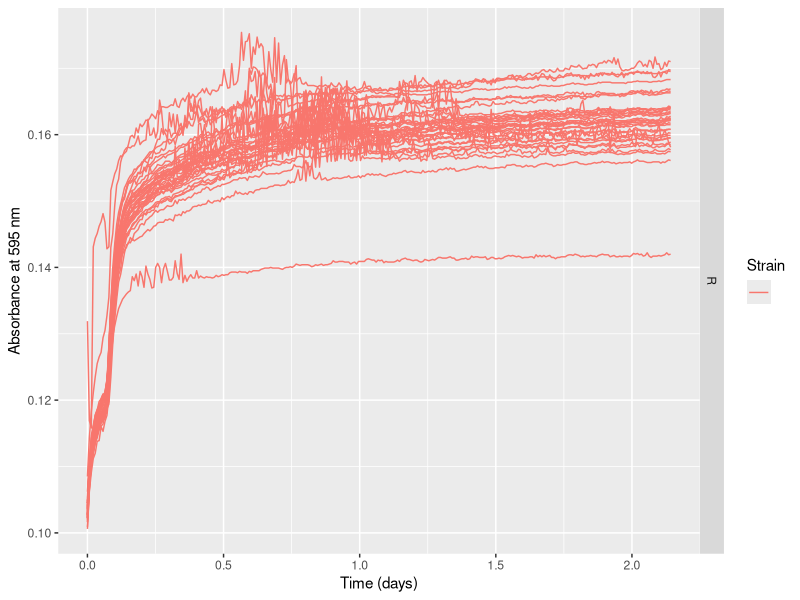
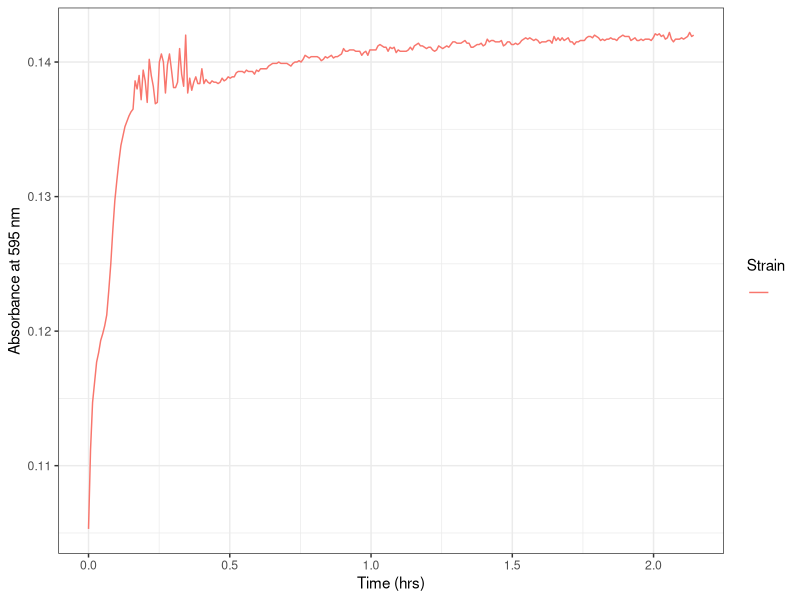
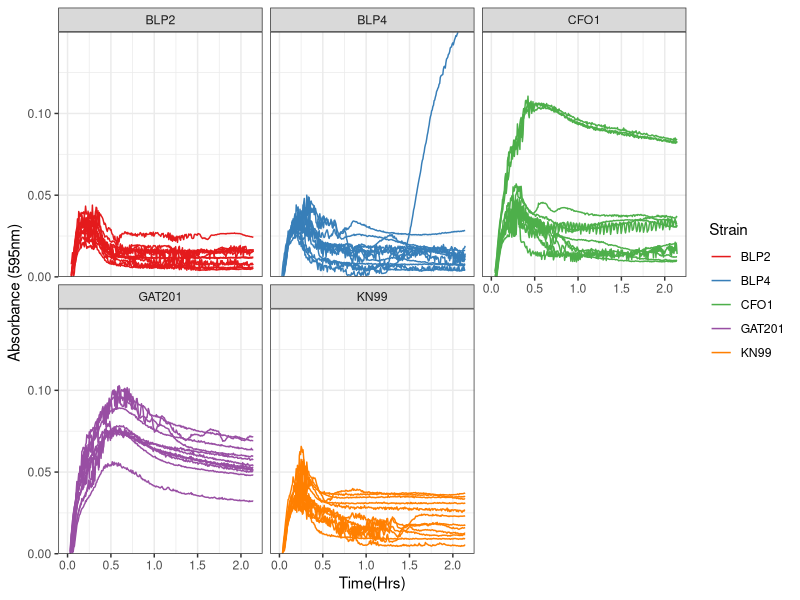
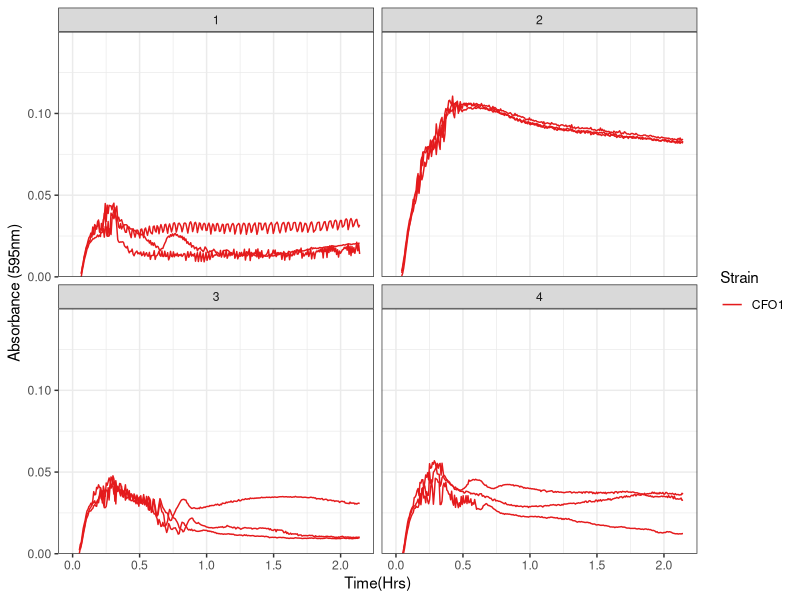
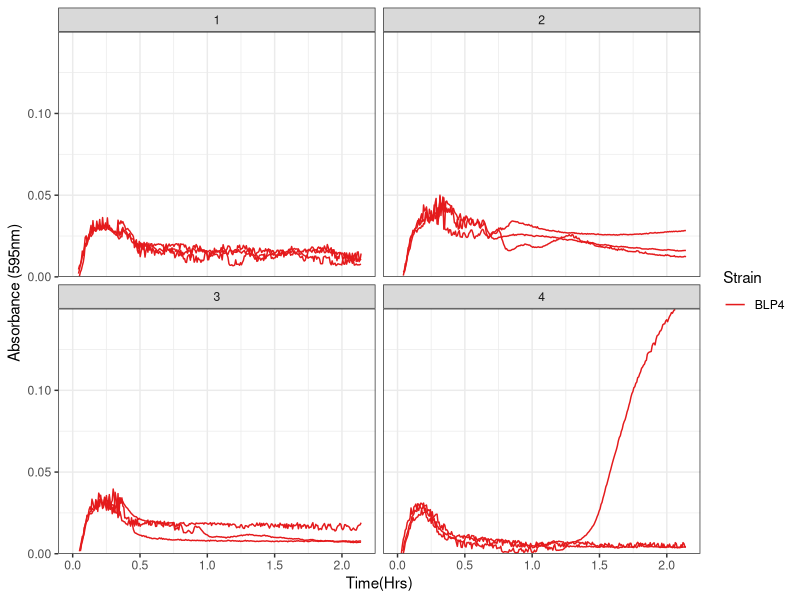
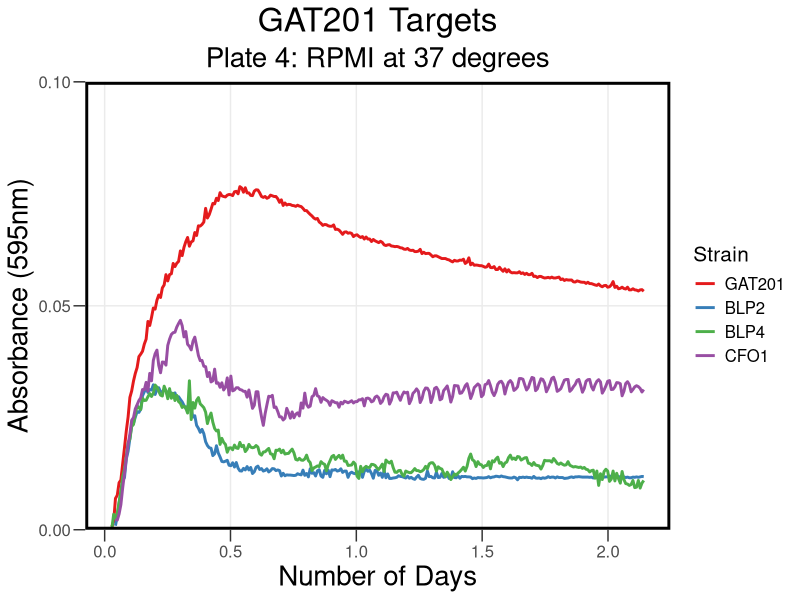
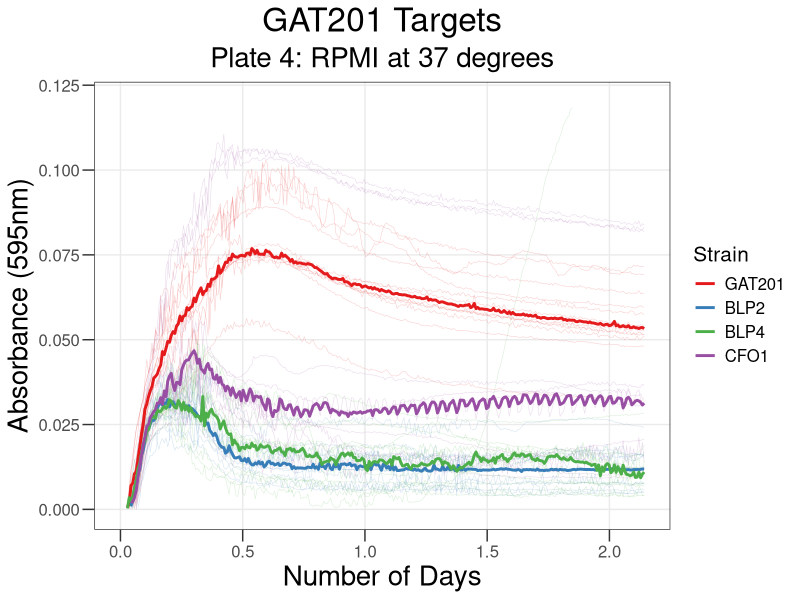
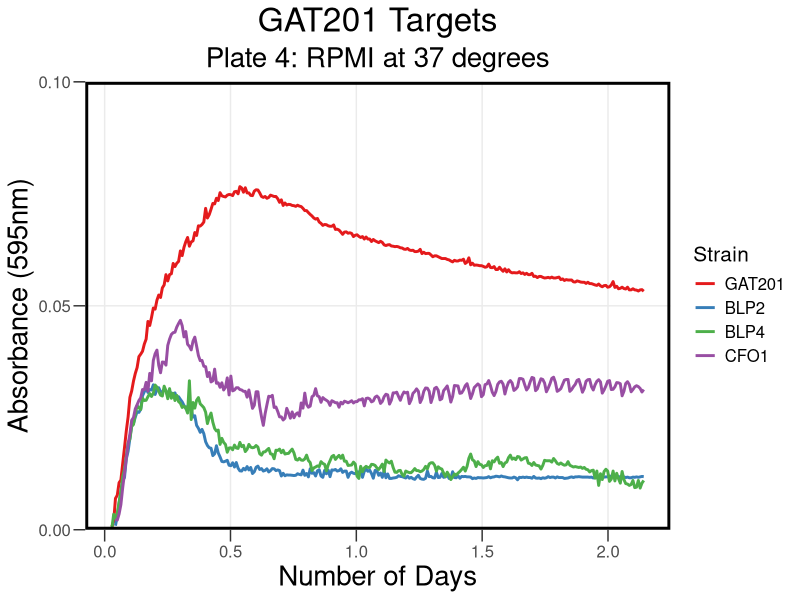

The R script that drew these images, in order:
## ---- chunk 1
knitr::opts_chunk$set(echo = TRUE , warning=FALSE, message=FALSE)
## ---- chunk 2

library("reshape2")
library(dplyr)
library(ggplot2)
library(tidyverse)
library(rmarkdown)
library(cowplot)
library(yaml)
library(knitr)
## ---- chunk 3

rawdata <- read.csv("../Input/20230321_RPMI_Gat201Targets_Plate4_csv.csv")

## ---- chunk 4

 rawdata_day<-mutate(rawdata, Time = Time/86400)

## ---- chunk 5

reshaped <- melt(rawdata_day, id=c("Time", "Temp"), 
                              variable.name="Well",
                              value.name="OD595")

summary(reshaped)
## ---- chunk 6

platemap <- read.csv("../Input/20230321_RPMI_Gat201Targets_Plate4_setup.csv")
head(platemap, n=50)


## ---- chunk 7

annotated <- inner_join(reshaped, platemap, by="Well")
 
## ---- chunk 8

ggplot(data=filter(annotated,Strain==""),
           aes(x=Time, y=OD595, color=Strain, group = Well)) + 
       geom_line() + 
       facet_grid(Media ~ .) +
       labs(x="Time (days)", y="Absorbance at 595 nm")
## ---- chunk 9

ggplot(data=filter(annotated,Well=="H10"), 
       aes(x=Time, y=OD595, color=Strain, group = Well)) + 
 
       geom_line() + 
     theme_bw()+
     labs(x="Time (hrs)", y="Absorbance at 595 nm")

## ---- chunk 10

blank_OD_summary <- annotated %>%
  filter(Strain=="") %>%
  filter(Well != "F1") %>%
  filter(Well != "H10") %>%
  
  
    group_by(Media) %>%
  summarise(OD_median=median(OD595),
            OD_mean=mean(OD595),
            OD_max=max(OD595),
            OD_min=min(OD595))
print(blank_OD_summary)
## ---- chunk 11

normalisedOD <- annotated %>%
  left_join(blank_OD_summary, by="Media") %>%
  mutate(OD_corrected = OD595 - OD_median)

## ---- chunk 12

ggplot(data=normalisedOD %>%
                      filter(Strain != ""), 
                      aes(x=Time, y=OD_corrected, color=Strain, group = Well)) + 
       geom_line() + 
       scale_y_continuous(limits=c(0,0.15),expand=c(0,0))+
       facet_wrap(Strain ~ .)+
  
       labs(x = "Time(Hrs)",
            y = "Absorbance (595nm)") +
       theme(text = element_text(size = 20))+
       theme_bw()+
       scale_color_brewer(palette="Set1")
## ---- chunk 13

ggplot(data=normalisedOD %>%
                      filter(Strain == "CFO1"), 
                      aes(x=Time, y=OD_corrected, color=Strain, group = Well)) + 
       geom_line() + 
       scale_y_continuous(limits=c(0,0.15),expand=c(0,0))+
       facet_wrap(Biorep ~ .)+
  
       labs(x = "Time(Hrs)",
            y = "Absorbance (595nm)") +
       theme(text = element_text(size = 20))+
       theme_bw()+
       scale_color_brewer(palette="Set1")
## ---- chunk 14

ggplot(data=normalisedOD %>%
                      filter(Strain == "BLP4"), 
                      aes(x=Time, y=OD_corrected, color=Strain, group = Well)) + 
       geom_line() + 
       scale_y_continuous(limits=c(0,0.15),expand=c(0,0))+
       facet_wrap(Biorep ~ .)+
  
       labs(x = "Time(Hrs)",
            y = "Absorbance (595nm)") +
       theme(text = element_text(size = 20))+
       theme_bw()+
       scale_color_brewer(palette="Set1")
## ---- chunk 15

ggplot(data=normalisedOD  %>%
    dplyr::mutate(Strain = factor(Strain, levels = c("KN99 (WT)","GAT201","BLP2","BLP4","CFO1")))%>%
                     filter(Strain != ""), 
                      aes(x=Time, y=OD_corrected, color=Strain)) + 
       #geom_line(aes(group = Well), size = 0.2, alpha = 0.2) + 
       stat_summary(fun = "median", geom = "line", size = 1) +
       scale_y_continuous(limits=c(0,0.1),expand=c(0,0), breaks = c(0, 0.05, 0.1)) +
  
       labs(x = "Number of Days",
            y = "Absorbance (595nm)",
            title = "GAT201 Targets", subtitle = "Plate 4: RPMI at 37 degrees") +
       theme_bw() +
       theme(text = element_text(size = 15))+
       theme(axis.title = element_text(size = 20))+
       theme(axis.ticks.length = unit(0.3, "cm"))+
       theme(title = element_text(size = 20))+
       theme(panel.grid.minor = element_blank())+
       theme(legend.title = element_text(size = 15))+
      theme(legend.background = element_rect(fill = "transparent", color=NA))+
  theme(legend.key = element_rect(fill = "transparent", color=NA))+
       theme (plot.background =  element_rect(fill = "transparent", color=NA), 
         panel.background = element_rect(fill = "transparent", color=NA),)+
      theme(panel.border = element_rect(linetype = "solid", colour = "black", size = 2))+
  theme(plot.title = element_text(hjust = 0.5), plot.subtitle = element_text(hjust = 0.5) )+
       scale_color_brewer(palette="Set1")
       
## ---- chunk 16

ggsave("../Results/AllSummaryPR4.png",width = 6.6,height=5)
## ---- chunk 17

ggplot(data=normalisedOD  %>%
    dplyr::mutate(Strain = factor(Strain, levels = c("KN99 (WT)","GAT201","BLP2","BLP4","CFO1")))%>%
                     filter(Strain != ""), 
                      aes(x=Time, y=OD_corrected, color=Strain)) + 
       geom_line(aes(group = Well), size = 0.2, alpha = 0.2) + 
       stat_summary(fun = "median", geom = "line", size = 1) +
       scale_y_continuous(limits=c(0,0.12,expand=c(0,0), breaks = c(0, 0.05, 0.1))) +
   
       labs(x = "Number of Days",
            y = "Absorbance (595nm)",
            title = "GAT201 Targets", subtitle = "Plate 4: RPMI at 37 degrees") +
 
       theme_bw() +
       theme(text = element_text(size = 15))+
       theme(axis.title = element_text(size = 20)) +
      theme(axis.ticks.length = unit(0.3, "cm"))+
       theme(title = element_text(size = 20))+
    
       theme(legend.title = element_text(size = 15))+
  theme(panel.grid.minor = element_blank())+
   theme(plot.title = element_text(hjust = 0.5), plot.subtitle = element_text(hjust = 0.5) )+
  
       scale_color_brewer(palette="Set1")
## ---- chunk 18

ggsave("../Results/StatSummaryPlate4.png",width = 6.6,height=5)
